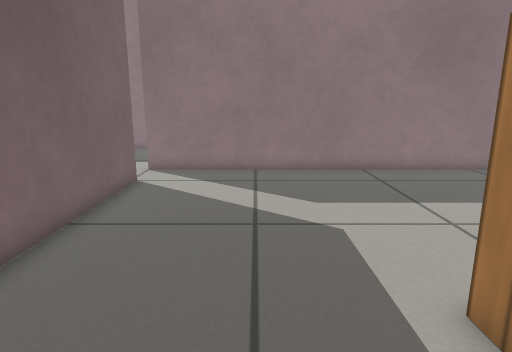
[1] (above)

19 first-person views from a walk through a Gazebo world. The camera is 0.59 m above the floor, tilts 12° down and sees 75° across. The floor is counted in squares, 0.2 m on a side. Each view is taken from the middle of a square. On the plan, view 1 faces up. The plan holds only what a view shows up to about 20 squares ahead; the rest is blank. Simple patterns stand in for the simulator's built-in surfaces.

[2]
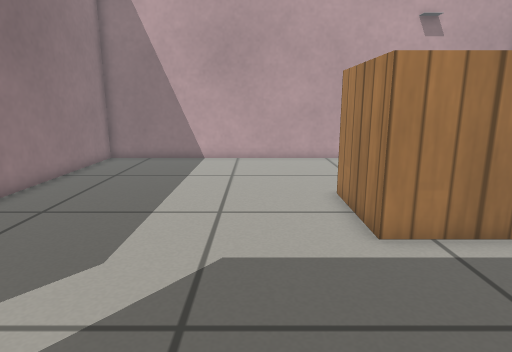

[3]
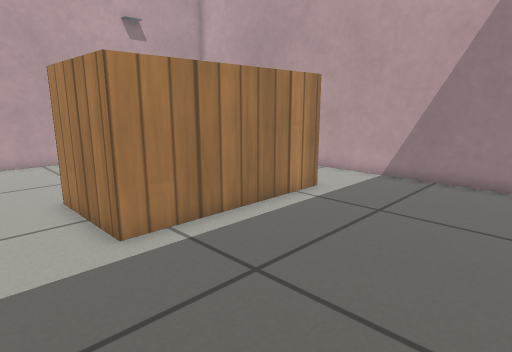

[4]
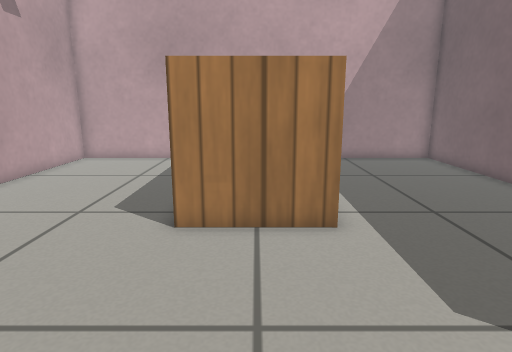

[5]
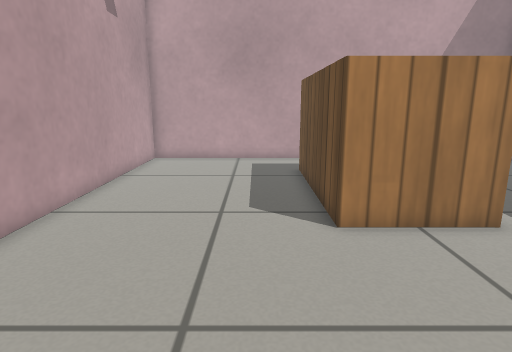

[6]
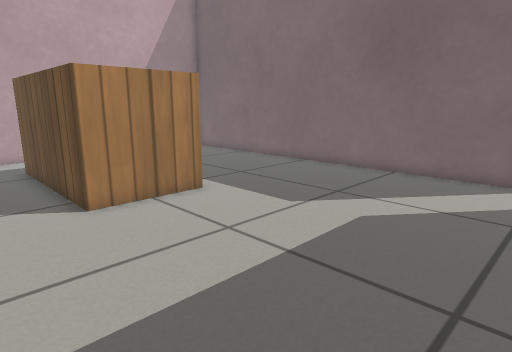

[7]
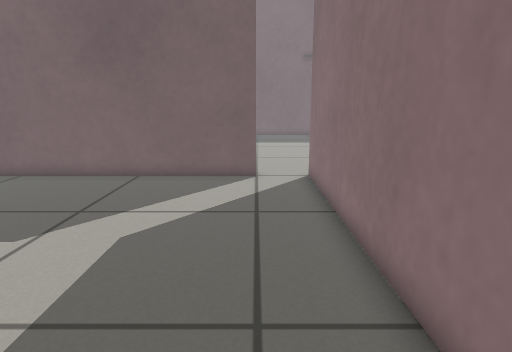

[8]
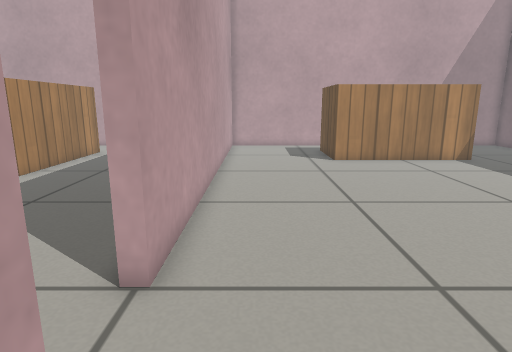

[9]
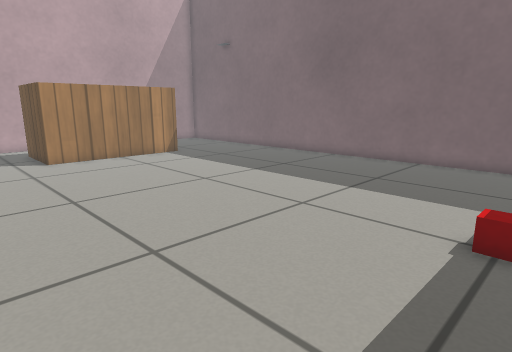

[10]
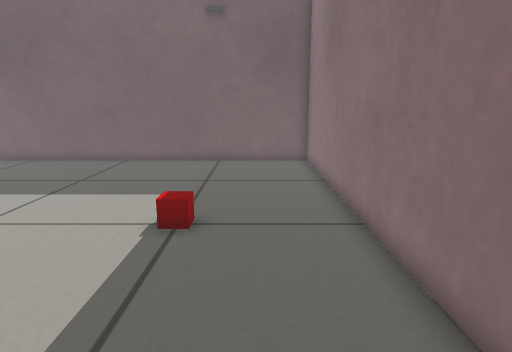

[11]
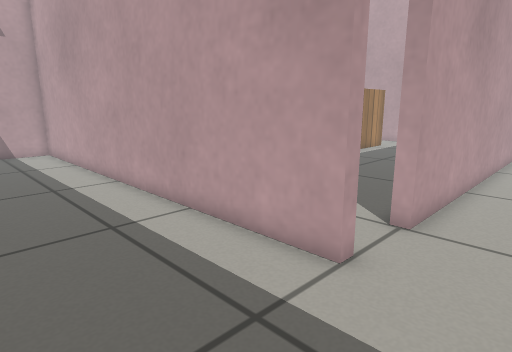

[12]
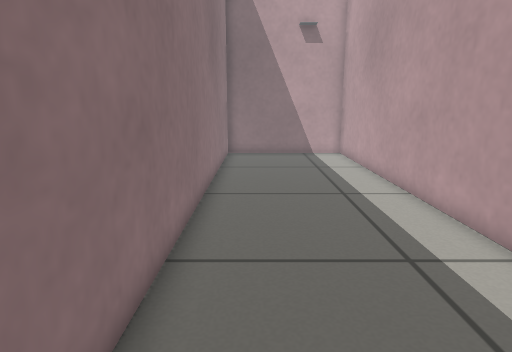

[13]
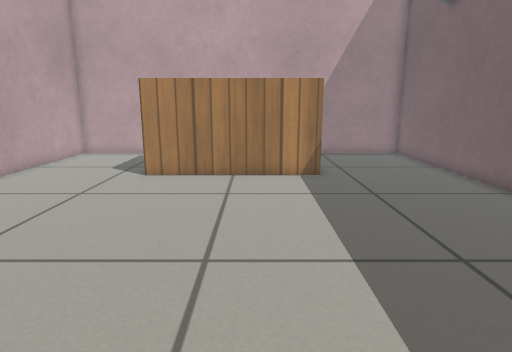

[14]
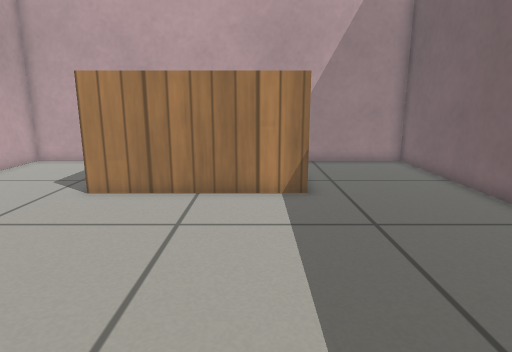

[15]
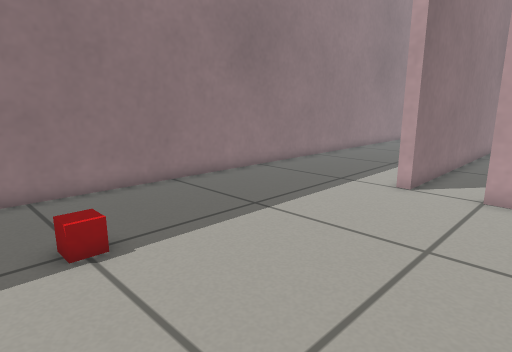

[16]
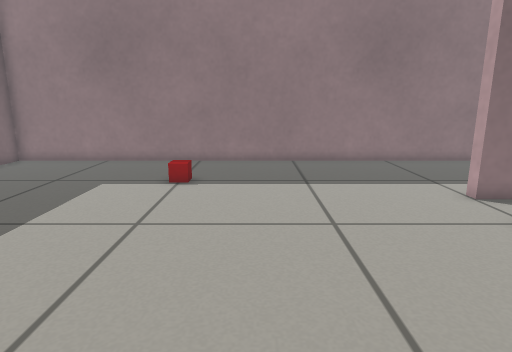

[17]
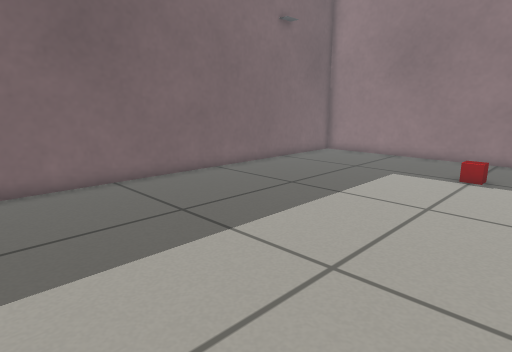

[18]
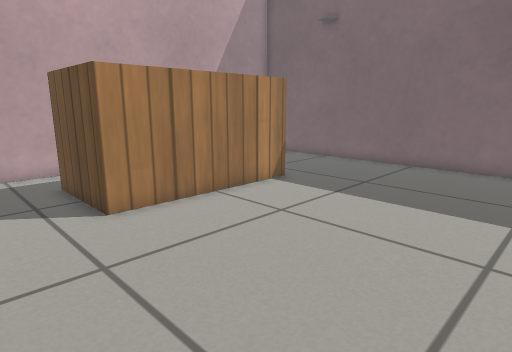

[19]
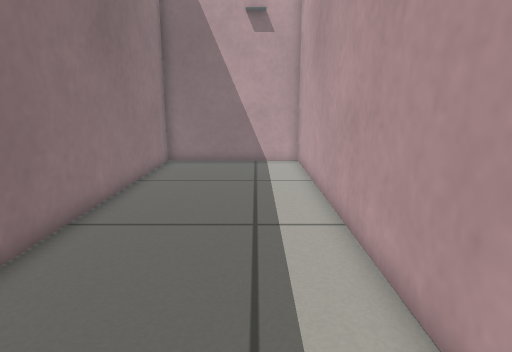

### Floor plan
Key: @ floor where view 1 was taken; # wall or solid block; . floor; B wooden box; R red box.
Columns run from 25 left of view 1 to 15 right of it. Each row starts with its distance up from view 1.
 23 #########################################
 22 #.......................................#
 21 #.......................................#
 20 #.......................................#
 19 #.......................................#
 18 #.........R.............................#
 17 #.......................................#
 16 #...................#####################
 15 #...................#####################
 14 #.......................................#
 13 #...................#...................#
 12 #...................#...................#
 11 #...................#...................#
 10 #...................#...................#
  9 #...................#...................#
  8 #...................#...................#
  7 #...................#...................#
  6 #...................#...................#
  5 #...................#...................#
  4 #...................#.......BBBBB.......#
  3 #...................#.......B   B.......#
  2 #...................#.......B   B.......#
  1 #...................#.......B   B.......#
  0 #.....BBBBBBBBB.....#....@..B   B.......#
 -1 #.....        B.....#.......B   B.......#
 -2 #.....        B.....#.......B   B.......#
 -3 #.....        B.....#.......B   B.......#
 -4 #.....        B.....#........   ........#
 -5 #.....        ......#.........  ........#
 -6 #.....       .......#.......... ........#
 -7 #########################################

Where each view was taken, in squares from view 1:
view 1: 0 up, 0 right, facing up
view 2: 7 up, 4 left, facing right
view 3: 7 up, 4 left, facing down-right
view 4: 12 up, 5 right, facing down
view 5: 12 up, 9 right, facing down
view 6: 14 up, 10 right, facing down-left
view 7: 13 up, 9 right, facing left
view 8: 18 up, 7 left, facing down
view 9: 19 up, 7 left, facing down-left
view 10: 20 up, 7 left, facing left
view 11: 21 up, 8 left, facing down-right
view 12: 21 up, 6 left, facing right
view 13: 14 up, 16 left, facing down
view 14: 11 up, 17 left, facing down
view 15: 11 up, 17 left, facing up-right
view 16: 5 up, 12 left, facing up
view 17: 3 up, 12 left, facing up-left
view 18: 9 up, 8 left, facing down-left
view 19: 18 up, 3 left, facing right
